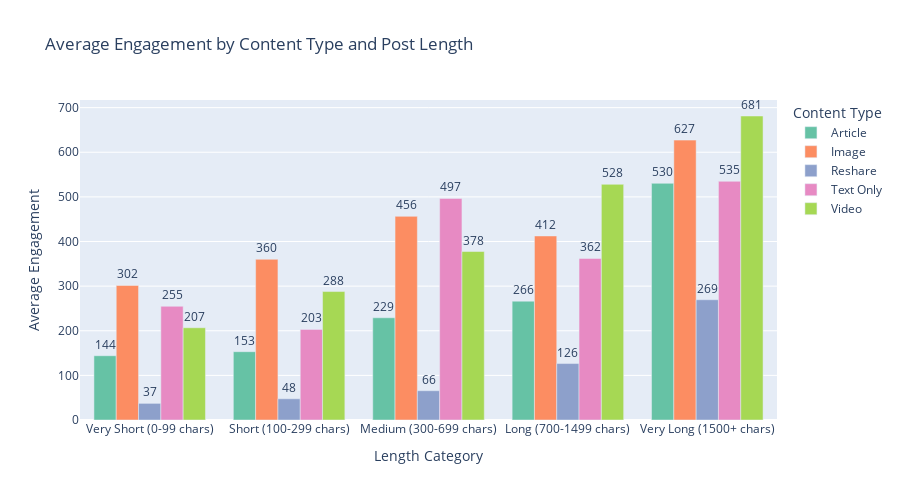

Notebook source saved alongside this figure:
### Markdown cell above
## 4.2 Content Type × Length Interaction

### Code cell
# Load interaction data
interaction_data = pd.read_csv('../output/tables/content_type_length_interaction.csv')

print("Optimal Length Varies by Content Type:")
print(interaction_data.to_string(index=False))

# Create grouped bar chart
# Define the correct order for length categories with character ranges
length_order = ['Very Short', 'Short', 'Medium', 'Long', 'Very Long']
length_labels = {
    'Very Short': 'Very Short\n(0-99 chars)',
    'Short': 'Short\n(100-299 chars)',
    'Medium': 'Medium\n(300-699 chars)',
    'Long': 'Long\n(700-1499 chars)',
    'Very Long': 'Very Long\n(1500+ chars)'
}

# Create the plot
fig = go.Figure()

# Get unique content types
content_types = interaction_data['primary_content_type'].unique()
colors = px.colors.qualitative.Set2

# Add a bar for each content type
for idx, content_type in enumerate(content_types):
    data_subset = interaction_data[interaction_data['primary_content_type'] == content_type]

    # Sort by length category in correct order
    data_subset['length_category'] = pd.Categorical(
        data_subset['length_category'],
        categories=length_order,
        ordered=True
    )
    data_subset = data_subset.sort_values('length_category')

    # Map category names to labels with ranges
    x_labels = [length_labels[cat] for cat in data_subset['length_category']]

    fig.add_trace(go.Bar(
        name=content_type,
        x=x_labels,
        y=data_subset['avg_engagement'],
        marker_color=colors[idx % len(colors)],
        text=data_subset['avg_engagement'],
        texttemplate='%{text:.0f}',
        textposition='outside'
    ))

fig.update_layout(
    title_text="Average Engagement by Content Type and Post Length",
    xaxis_title="Length Category",
    yaxis_title="Average Engagement",
    barmode='group',
    height=500,
    legend=dict(title="Content Type"),
    xaxis=dict(categoryorder='array', categoryarray=[length_labels[cat] for cat in length_order])
)

fig.show()
# Display static image for GitHub preview
from IPython.display import Image, display
import plotly.io as pio
try:
    img_bytes = pio.to_image(fig, format='png', width=1200, height=700)
    display(Image(img_bytes))
except:
    print('Static image export requires: pip install kaleido')
fig.write_html('../output/figures/content_type_length_interaction.html')
fig.write_image('../output/figures/content_type_length_interaction.png')

print("\nKey Takeaway: Different content types have different optimal lengths")
print("Match your post length to your content type for best results")

### Figure 1 — Plotly figure (JSON) as saved in the notebook; plotly's stock layout.template omitted (floating-point values rounded to 4 significant figures)
{"data": [{"marker": {"color": "rgb(102,194,165)"}, "name": "Article", "text": [144.1, 153.1, 229.1, 266.3, 530.5], "textposition": "outside", "texttemplate": "%{text:.0f}", "type": "bar", "x": ["Very Short\n(0-99 chars)", "Short\n(100-299 chars)", "Medium\n(300-699 chars)", "Long\n(700-1499 chars)", "Very Long\n(1500+ chars)"], "y": [144.1, 153.1, 229.1, 266.3, 530.5]}, {"marker": {"color": "rgb(252,141,98)"}, "name": "Image", "text": [301.6, 360.1, 456.4, 412.5, 627.2], "textposition": "outside", "texttemplate": "%{text:.0f}", "type": "bar", "x": ["Very Short\n(0-99 chars)", "Short\n(100-299 chars)", "Medium\n(300-699 chars)", "Long\n(700-1499 chars)", "Very Long\n(1500+ chars)"], "y": [301.6, 360.1, 456.4, 412.5, 627.2]}, {"marker": {"color": "rgb(141,160,203)"}, "name": "Reshare", "text": [37.26, 47.58, 65.63, 126.5, 269.5], "textposition": "outside", "texttemplate": "%{text:.0f}", "type": "bar", "x": ["Very Short\n(0-99 chars)", "Short\n(100-299 chars)", "Medium\n(300-699 chars)", "Long\n(700-1499 chars)", "Very Long\n(1500+ chars)"], "y": [37.26, 47.58, 65.63, 126.5, 269.5]}, {"marker": {"color": "rgb(231,138,195)"}, "name": "Text Only", "text": [254.8, 203.1, 496.5, 362.0, 534.9], "textposition": "outside", "texttemplate": "%{text:.0f}", "type": "bar", "x": ["Very Short\n(0-99 chars)", "Short\n(100-299 chars)", "Medium\n(300-699 chars)", "Long\n(700-1499 chars)", "Very Long\n(1500+ chars)"], "y": [254.8, 203.1, 496.5, 362.0, 534.9]}, {"marker": {"color": "rgb(166,216,84)"}, "name": "Video", "text": [206.7, 287.8, 377.6, 528.2, 681.3], "textposition": "outside", "texttemplate": "%{text:.0f}", "type": "bar", "x": ["Very Short\n(0-99 chars)", "Short\n(100-299 chars)", "Medium\n(300-699 chars)", "Long\n(700-1499 chars)", "Very Long\n(1500+ chars)"], "y": [206.7, 287.8, 377.6, 528.2, 681.3]}], "layout": {"barmode": "group", "height": 500, "legend": {"title": {"text": "Content Type"}}, "title": {"text": "Average Engagement by Content Type and Post Length"}, "xaxis": {"categoryarray": ["Very Short\n(0-99 chars)", "Short\n(100-299 chars)", "Medium\n(300-699 chars)", "Long\n(700-1499 chars)", "Very Long\n(1500+ chars)"], "categoryorder": "array", "title": {"text": "Length Category"}}, "yaxis": {"title": {"text": "Average Engagement"}}}}
